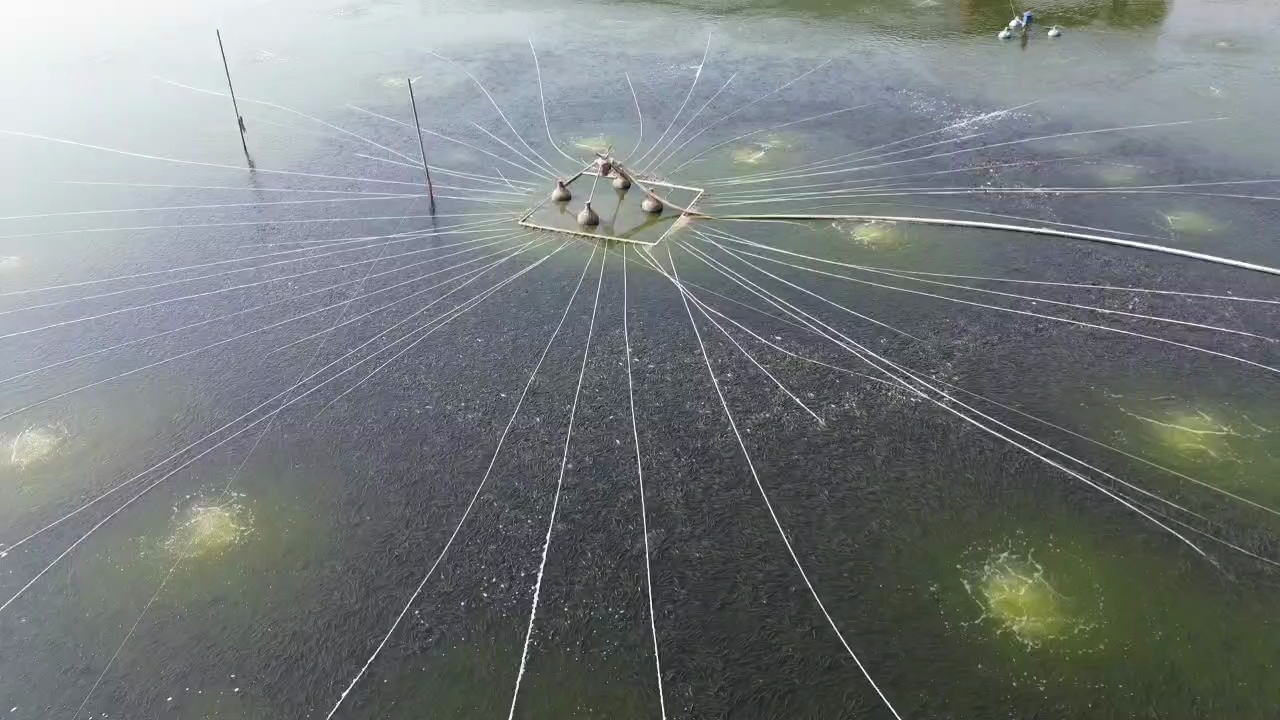
#> input picture 智慧鱼塘项目/计数系统/智慧渔业-鱼群计数系统/智慧渔业/dataset/raw_frames/351_frame_0002.jpg, 1280 x 720 px, found by its file name
$ python debug_351.py   (older library calls are emulated)
#> lines starting #> are read from the running program, lines starting #| are printed output that depends on the picture; after the words box and inside, x2 and y2 are one past the last pixel; in counts of white or black regions, pixels touching at a corner belong together
#!/usr/bin/env python3
"""调试351视频的二值化效果"""
import cv2
import numpy as np
from pathlib import Path

img = cv2.imread("dataset/raw_frames/351_frame_0002.jpg")
#> img is the input picture: shape (720, 1280, 3); mean B, G, R 124, 123.2, 117.9
gray = cv2.cvtColor(img, cv2.COLOR_BGR2GRAY)
h, w = gray.shape
#> h = 720; w = 1280

print(f"图像尺寸: {w}x{h}")
#| 图像尺寸: 1280x720
print(f"灰度范围: {gray.min()} - {gray.max()}")
#| 灰度范围: 5 - 255
print(f"灰度均值: {gray.mean():.1f}")
#| 灰度均值: 121.7
print(f"灰度中位数: {np.median(gray):.1f}")
#| 灰度中位数: 113.0

# 检查各通道
b, g, r = cv2.split(img)
print(f"\nB通道均值: {b.mean():.1f}, G通道均值: {g.mean():.1f}, R通道均值: {r.mean():.1f}")
#| B通道均值: 124.0, G通道均值: 123.2, R通道均值: 117.9

# 尝试不同的预处理和二值化
results = []

# 1. 原始gray otsu
_, otsu1 = cv2.threshold(gray, 0, 255, cv2.THRESH_BINARY_INV + cv2.THRESH_OTSU)
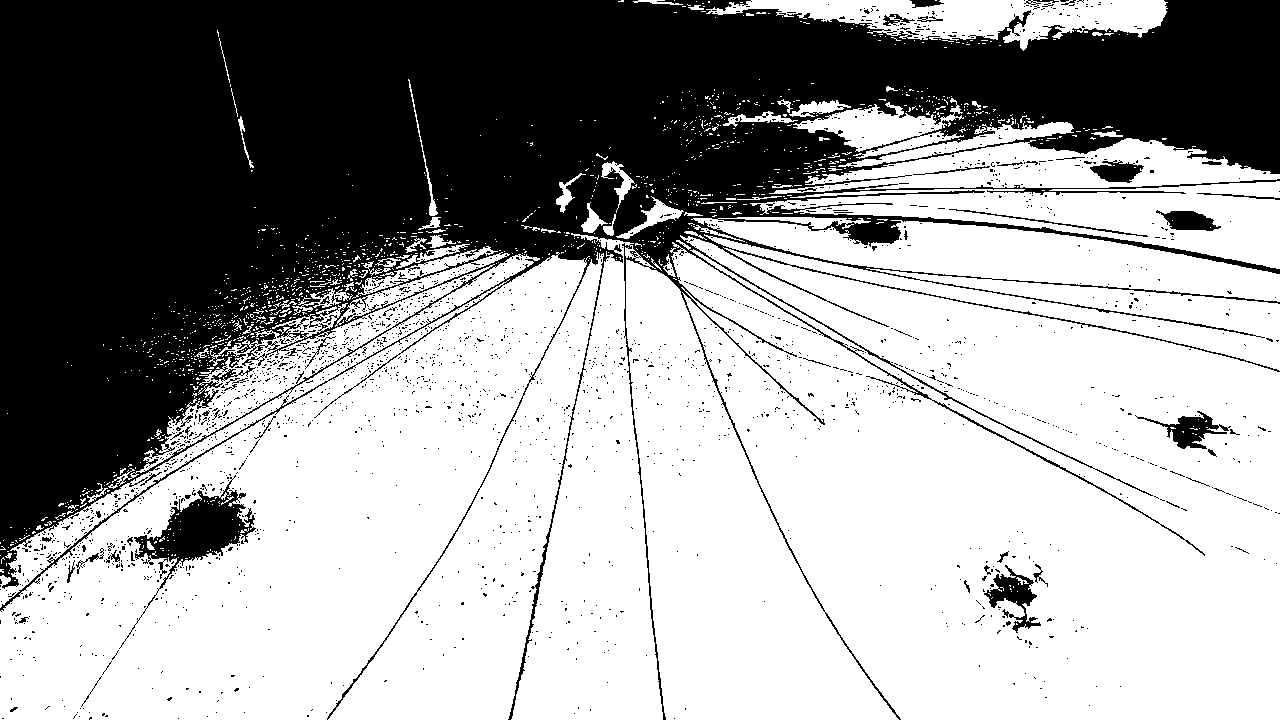
#> otsu1: shape (720, 1280); 62.6% white; 2226 black regions (2173 under 20 px), largest, box (x1, y1, x2, y2) and area: (0, 0, 1280, 720) 326806, (119, 475, 256, 649) 4878, (984, 565, 1041, 633) 1321
results.append(("gray_otsu_inv", otsu1))

# 2. 高斯模糊后 otsu
blur = cv2.GaussianBlur(gray, (7,7), 0)
_, otsu2 = cv2.threshold(blur, 0, 255, cv2.THRESH_BINARY_INV + cv2.THRESH_OTSU)
#> otsu2: shape (720, 1280); 61.8% white; 311 black regions (216 under 20 px), largest, box (x1, y1, x2, y2) and area: (0, 0, 1280, 590) 330416, (121, 478, 256, 588) 5662, (0, 383, 324, 613) 1529
results.append(("blur7_otsu_inv", otsu2))

# 3. 对比度增强 (CLAHE)
clahe = cv2.createCLAHE(clipLimit=2.0, tileGridSize=(8,8))
enhanced = clahe.apply(gray)
_, otsu3 = cv2.threshold(enhanced, 0, 255, cv2.THRESH_BINARY_INV + cv2.THRESH_OTSU)
#> otsu3: shape (720, 1280); 67.3% white; 7016 black regions (6814 under 20 px), largest, box (x1, y1, x2, y2) and area: (0, 0, 1280, 720) 253793, (79, 475, 258, 710) 5446, (979, 550, 1062, 652) 3966
results.append(("clahe_otsu_inv", otsu3))

# 4. Top-hat变换增强小目标
kernel = cv2.getStructuringElement(cv2.MORPH_ELLIPSE, (15, 15))
tophat = cv2.morphologyEx(gray, cv2.MORPH_TOPHAT, kernel)
_, otsu4 = cv2.threshold(tophat, 0, 255, cv2.THRESH_BINARY_INV + cv2.THRESH_OTSU)
#> otsu4: shape (720, 1280); 94.8% white; black in thin lines or dots
results.append(("tophat_otsu_inv", otsu4))

# 5. Black-hat变换增强暗目标（鱼群）
blackhat = cv2.morphologyEx(gray, cv2.MORPH_BLACKHAT, kernel)
_, bh_thresh = cv2.threshold(blackhat, 0, 255, cv2.THRESH_BINARY + cv2.THRESH_OTSU)
#> bh_thresh: shape (720, 1280); 14.3% white; 5671 white regions (5320 under 20 px), largest, box (x1, y1, x2, y2) and area: (342, 78, 1208, 543) 41897, (447, 322, 738, 618) 19238, (132, 274, 519, 490) 7673
results.append(("blackhat_otsu", bh_thresh))

# 6. 拉普拉斯增强边缘
laplacian = cv2.Laplacian(gray, cv2.CV_64F)
laplacian = np.uint8(np.absolute(laplacian))
_, lap_thresh = cv2.threshold(laplacian, 0, 255, cv2.THRESH_BINARY + cv2.THRESH_OTSU)
#> lap_thresh: shape (720, 1280); 7.9% white in thin lines or dots
results.append(("laplacian_otsu", lap_thresh))

# 7. 双边滤波 + otsu
bilateral = cv2.bilateralFilter(gray, 9, 75, 75)
_, otsu5 = cv2.threshold(bilateral, 0, 255, cv2.THRESH_BINARY_INV + cv2.THRESH_OTSU)
#> otsu5: shape (720, 1280); 62.3% white; 397 black regions (322 under 20 px), largest, box (x1, y1, x2, y2) and area: (0, 0, 1280, 591) 328713, (126, 488, 256, 585) 5771, (1156, 414, 1230, 449) 1365
results.append(("bilateral_otsu_inv", otsu5))

# 8. 局部对比度归一化
gray_float = gray.astype(np.float32)
local_mean = cv2.blur(gray_float, (31, 31))
local_std = cv2.blur((gray_float - local_mean)**2, (31, 31))**0.5
local_std = np.maximum(local_std, 1.0)
normalized = ((gray_float - local_mean) / local_std * 30 + 128).clip(0, 255).astype(np.uint8)
_, otsu6 = cv2.threshold(normalized, 0, 255, cv2.THRESH_BINARY_INV + cv2.THRESH_OTSU)
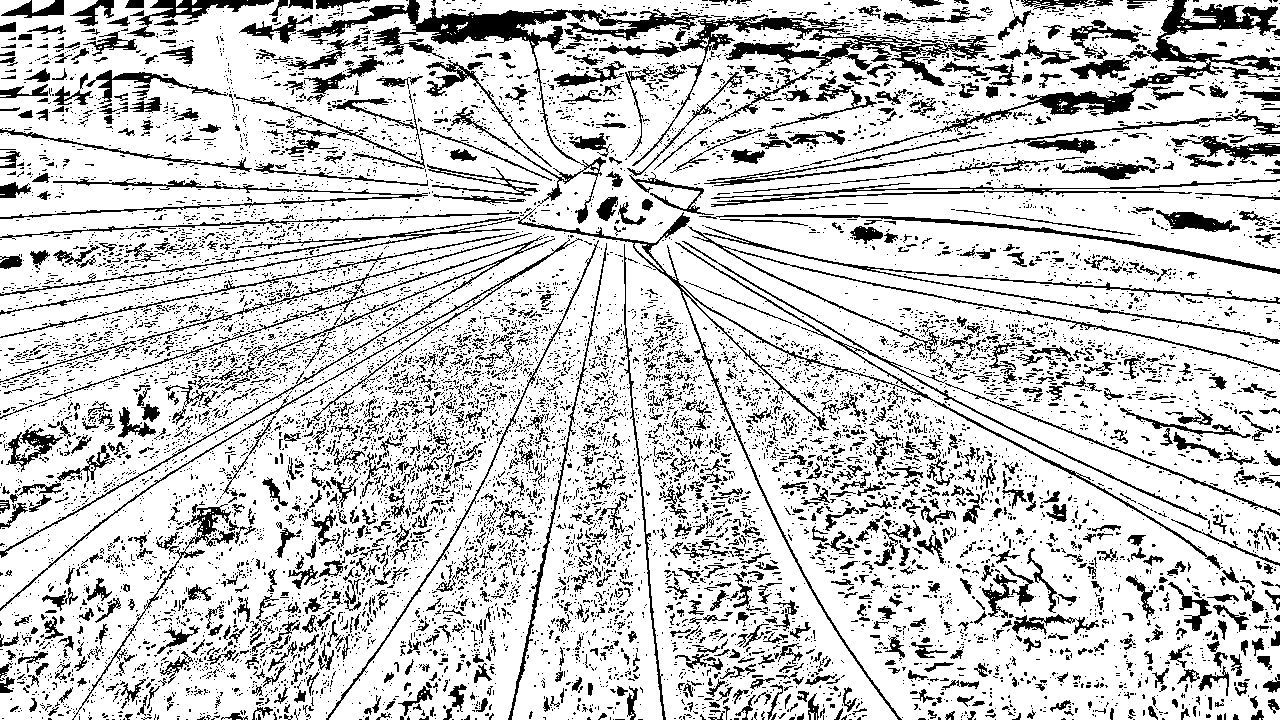
#> otsu6: shape (720, 1280); 79.6% white; 11643 black regions (10404 under 20 px), largest, box (x1, y1, x2, y2) and area: (297, 0, 712, 224) 7362, (833, 0, 1280, 160) 6013, (488, 208, 1223, 720) 4834
results.append(("local_norm_otsu_inv", otsu6))

# 9. 尝试用局部标准差来找纹理区域
local_std_u8 = np.clip(local_std * 5, 0, 255).astype(np.uint8)
_, std_thresh = cv2.threshold(local_std_u8, 0, 255, cv2.THRESH_BINARY + cv2.THRESH_OTSU)
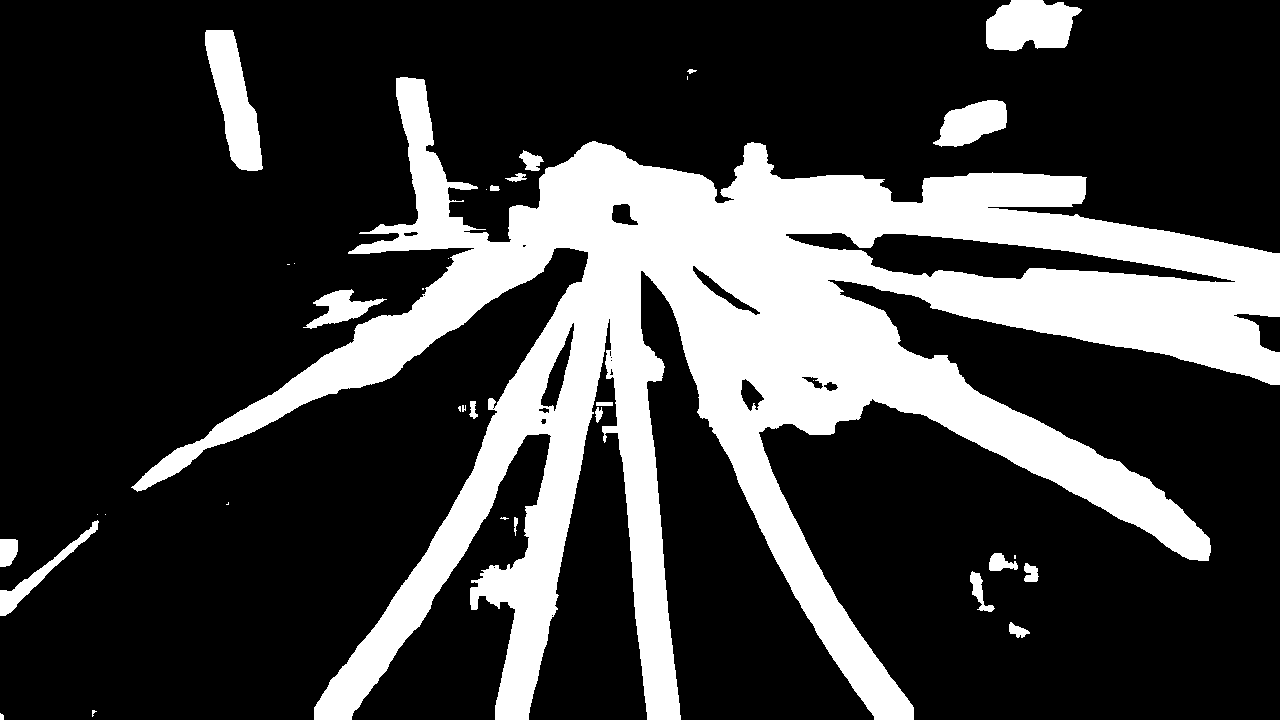
#> std_thresh: shape (720, 1280); 24.7% white; 35 white regions (14 under 20 px), largest, box (x1, y1, x2, y2) and area: (131, 77, 1280, 720) 212173, (205, 30, 263, 171) 4348, (986, 0, 1082, 51) 3739
results.append(("local_std_otsu", std_thresh))

# 评估每种方法的前景占比和连通域数
print(f"\n{'='*70}")
print(f"{'方法':25s} | {'前景占比':>10s} | {'连通域数':>10s}")
print(f"{'='*70}")

vis_dir = Path("output/debug/351")
vis_dir.mkdir(parents=True, exist_ok=True)

for name, binary in results:
    fg = cv2.countNonZero(binary)
    ratio = fg / (h * w)

    # 形态学优化
    kernel_open = cv2.getStructuringElement(cv2.MORPH_ELLIPSE, (3,3))
    opened = cv2.morphologyEx(binary, cv2.MORPH_OPEN, kernel_open)

    num_labels, _, stats, _ = cv2.connectedComponentsWithStats(opened, connectivity=8)
    count = sum(1 for i in range(1, num_labels) if 15 < stats[i, cv2.CC_STAT_AREA] < 5000)

    print(f"{name:25s} | {ratio:>9.2%} | {count:>10d}")

    # 保存可视化
    mask_3ch = cv2.cvtColor(binary, cv2.COLOR_GRAY2BGR)
    vis = np.hstack([img, mask_3ch])
    cv2.putText(vis, f"{name} ratio:{ratio:.2%} cnt:{count}", (10, 30),
                cv2.FONT_HERSHEY_SIMPLEX, 0.6, (0, 0, 255), 2)
    cv2.imwrite(str(vis_dir / f"{name}.jpg"), vis)
#> this loop made 9 passes
#> (name, fg, ratio, num_labels, count) on passes 1 to 9: ('gray_otsu_inv', 577208, 0.626, 271, 107), ('blur7_otsu_inv', 569844, 0.618, 71, 41), ('clahe_otsu_inv', 620119, 0.673, 634, 255), ('tophat_otsu_inv', 874130, 0.948, 71, 21), ('blackhat_otsu', 131823, 0.143, 1180, 436), ('laplacian_otsu', 73070, 0.0793, 1406, 336), ('bilateral_otsu_inv', 573820, 0.623, 45, 27), ('local_norm_otsu_inv', 733459, 0.796, 299, 87), ('local_std_otsu', 227591, 0.247, 27, 20)
#| gray_otsu_inv             |    62.63% |        107
#| blur7_otsu_inv            |    61.83% |         41
#| clahe_otsu_inv            |    67.29% |        255
#| tophat_otsu_inv           |    94.85% |         21
#| blackhat_otsu             |    14.30% |        436
#| laplacian_otsu            |     7.93% |        336
#| bilateral_otsu_inv        |    62.26% |         27
#| local_norm_otsu_inv       |    79.59% |         87
#> (further printed lines are left out)
#> pass 1, `cv2.imwrite(str(vis_dir / f"{name}.jpg"), vis)`:
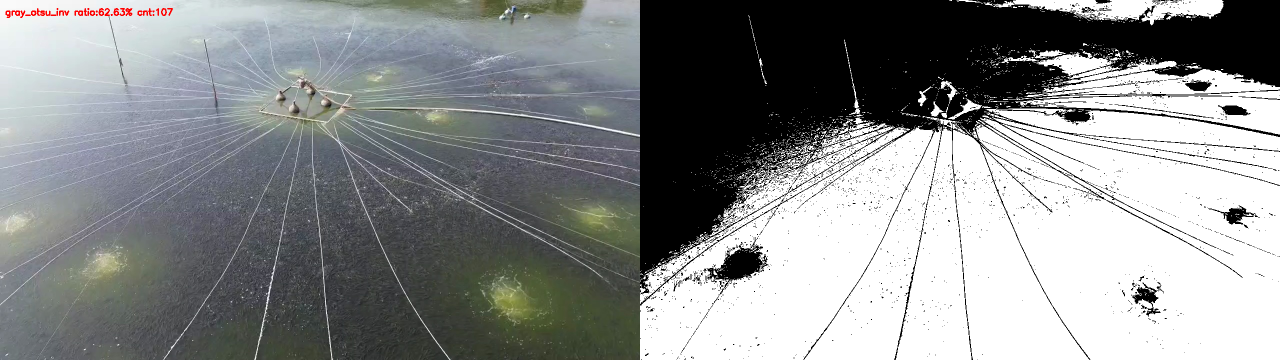
#> saved as gray_otsu_inv.jpg: shape (720, 2560, 3) (shown at 1/2 size); mean B, G, R 141.6, 141.2, 138.8
#> after the loop: opened: shape (720, 1280); 24.7% white; 26 white regions (5 under 20 px), largest, box (x1, y1, x2, y2) and area: (132, 77, 1280, 720) 211982, (205, 30, 263, 171) 4346, (986, 0, 1082, 51) 3734
#> after the loop:
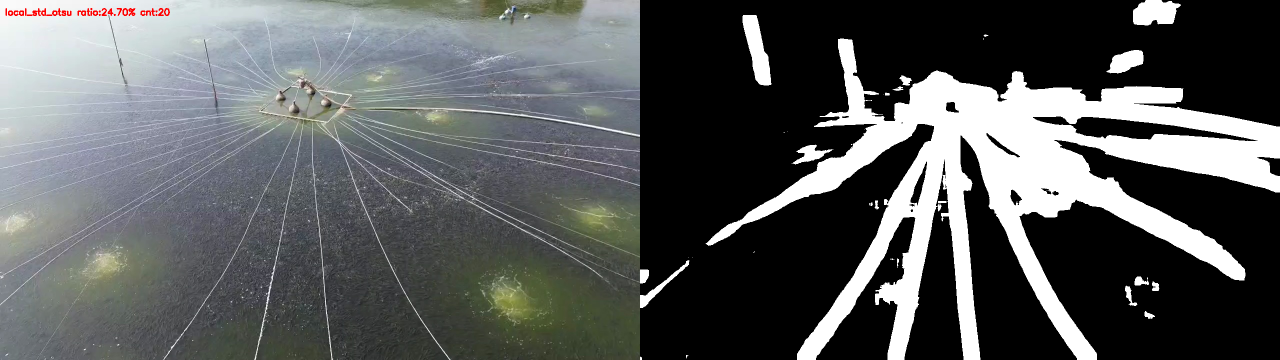
#> vis: shape (720, 2560, 3) (shown at 1/2 size); mean B, G, R 93.2, 92.8, 90.5

print(f"\n调试结果已保存至 {vis_dir}")
